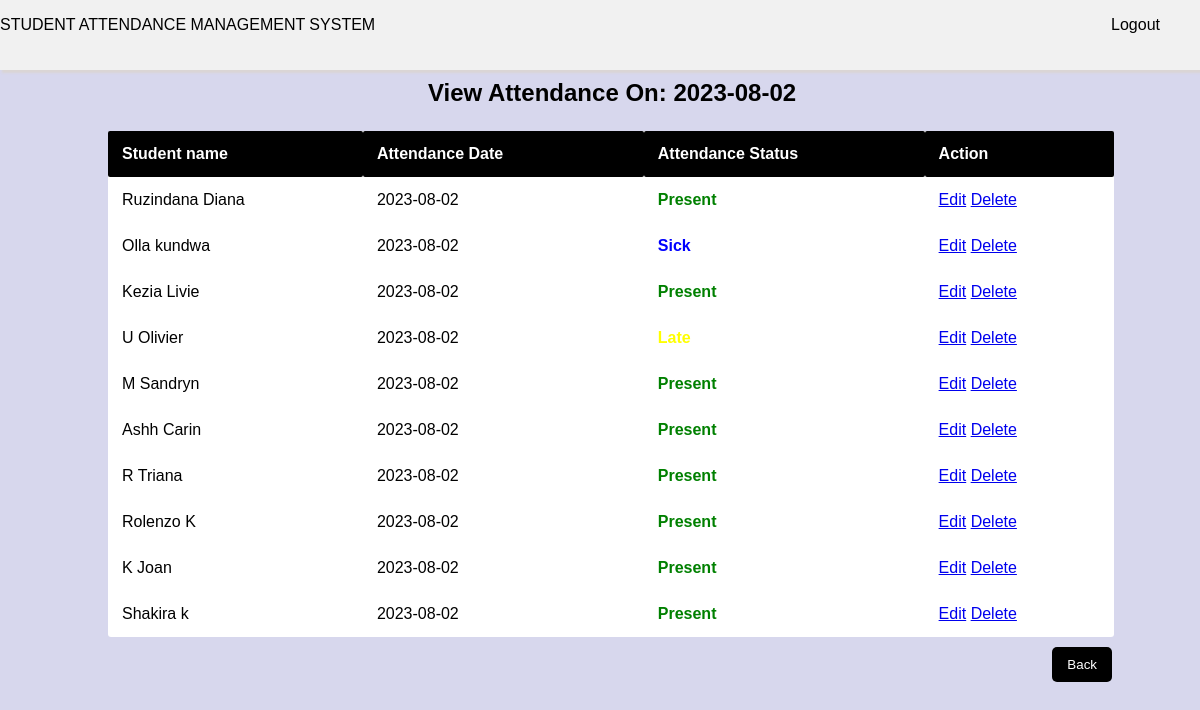
Page /view_attendance.php?date=2023-08-02 (signed in) on the committed database.
### tables this page shows
CREATE TABLE `attendance` (
  `id` int(11) NOT NULL,
  `student_id` int(11) DEFAULT NULL,
  `user_id` int(11) DEFAULT NULL,
  `attendance_date` date DEFAULT NULL,
  `attendance_status` varchar(255) DEFAULT NULL,
  `attendance_code` datetime DEFAULT NULL
);

CREATE TABLE `students` (
  `id` int(11) NOT NULL,
  `name` varchar(100) NOT NULL,
  `roll_number` varchar(20) NOT NULL,
  `created_at` timestamp NOT NULL DEFAULT current_timestamp(),
  `updated_at` timestamp NOT NULL DEFAULT current_timestamp() ON UPDATE current_timestamp(),
  `attendance_status` varchar(20) NOT NULL DEFAULT 'present',
  `attendance_code` varchar(20) DEFAULT NULL,
  `deleted` tinyint(1) NOT NULL DEFAULT 0
);

### view_attendance.php (the view, shortened to what this page needs)
<?php
include "functions.php";
if (isset($_GET['date'])) {
    $selectedDate = $_GET['date'];
$sql = "SELECT a.id, a.attendance_date, s.name AS student_name, a.attendance_status
     FROM attendance a
     INNER JOIN students s ON a.student_id = s.id
     WHERE a.attendance_date = '$selectedDate'";
$attendanceResult = mysqli_query($mysqli, $sql);
}
?>
<!DOCTYPE html>
<html>
<head>
  <link rel="stylesheet" href="styles/view_attendance.css">
</head>
<body>
  <header>
    <span class="school-name">STUDENT ATTENDANCE MANAGEMENT SYSTEM</span>
    <a href="logout.php" class="logout-link">Logout</a>
</header>
  <?php
   if (isset($selectedDate)) {
    echo "<p class='selected-date'>View Attendance On: $selectedDate</p>";
}
  if (isset($attendanceResult) && mysqli_num_rows($attendanceResult) > 0) {
      echo "<table>
                <tr>
                    <th>Student name</th>
                    <th>Attendance Date</th>
                    <th>Attendance Status</th>
                    <th>Action</th>
                </tr>";
      while ($attendanceRow = mysqli_fetch_assoc($attendanceResult)) {
        $status = $attendanceRow['attendance_status'];
        $statusClass = '';
        if ($status === 'Present') {
            $statusClass = 'present';
        } elseif ($status === 'Absent') {
            $statusClass = 'absent';
        } elseif ($status === 'Late') {
            $statusClass = 'late';
        } elseif ($status === 'Sick') {
            $statusClass = 'sick';
        }
        $deleteLink = "delete.php?delete={$attendanceRow['id']}&date={$attendanceRow['attendance_date']}";
        $confirmation = "return confirm('Are you sure you want to delete this student? This action is irreversible.');";
        echo "<tr>
                    <td>{$attendanceRow['student_name']}</td>
                    <td>{$attendanceRow['attendance_date']}</td>
                    <td class='$statusClass'>$status</td>
                    <td>
                    <a href='update.php?date={$attendanceRow['attendance_date']}&student={$attendanceRow['student_name']}'>Edit</a>
                    <a href='$deleteLink' onclick='$confirmation'>Delete</a>
                    </td>
                </tr>";
      }
      echo "</table>";
  } else {
      echo "<p>No attendance records found for the selected date.</p>";
  }
  ?>
    <button class="previous" ><a href="dateform.php" role="button"style="text-decoration: none;
    color:white;">Back</a></button>
</body>
</html>

### styles/view_attendance.css (style rules this page uses)
* { font-family:sans-serif; }
header { position: fixed; top: 0; left: 0; right: 0; height: 54px; width: 100%; padding-top: 16px; border-color:gray; display:flex; justify-content: space-between; flex-direction: row; z-index: 99; background-color:#f1f1f1; box-shadow: 2px 3px 2px #dad5d5; }
body { margin-top: 150px; font-family: sans-serif; justify-content: center; background-color: #d7d7ed; align-items: center; height: 120vh; flex-direction: column; }
th { border: 0px solid #ddd; padding: 14px; text-align: left; transform: translate(25px, 51px)/ rotate(315deg); width: 30px; }
td { border: 0px solid #ddd; padding: 14px; text-align: left; }
.present { color: green; font-weight: bold; }
.late { color: yellow; font-weight: bold; }
.sick { color: blue; font-weight: bold; }
th { background-color: black; color: white; border-radius: 2px; }
table { width: 85%; border-collapse: collapse; border-radius: 3px; margin-top: 16px; margin-left: 100px; background-color: white; }
button { float: right; background: rgb(35, 174, 202); padding: 10px 15px; color: white; border-radius: 5px; margin-top: 10px; margin-right: 80px; border: none; }
.school-name { float: left; }
.logout-link { float: right; margin-right: 40px; color: black; text-decoration: none; }
.previous { background-color: black; }
.selected-date { margin-top: -71px; margin-left: 420px; font-size: 24px; font-weight: bold; }

### rows in the picture
attendance: student.name "Ruzindana Diana", attendance_date "2023-08-02", attendance_status "Present"
attendance: student.name "Olla kundwa", attendance_date "2023-08-02", attendance_status "Sick"
attendance: student.name "Kezia Livie", attendance_date "2023-08-02", attendance_status "Present"
attendance: student.name "U Olivier", attendance_date "2023-08-02", attendance_status "Late"
attendance: student.name "M Sandryn", attendance_date "2023-08-02", attendance_status "Present"
attendance: student.name "Ashh Carin", attendance_date "2023-08-02", attendance_status "Present"
attendance: student.name "R Triana", attendance_date "2023-08-02", attendance_status "Present"
attendance: student.name "Rolenzo K", attendance_date "2023-08-02", attendance_status "Present"
attendance: student.name "K Joan", attendance_date "2023-08-02", attendance_status "Present"
attendance: student.name "Shakira k", attendance_date "2023-08-02", attendance_status "Present"

### other values in the picture
$selectedDate "2023-08-02"
